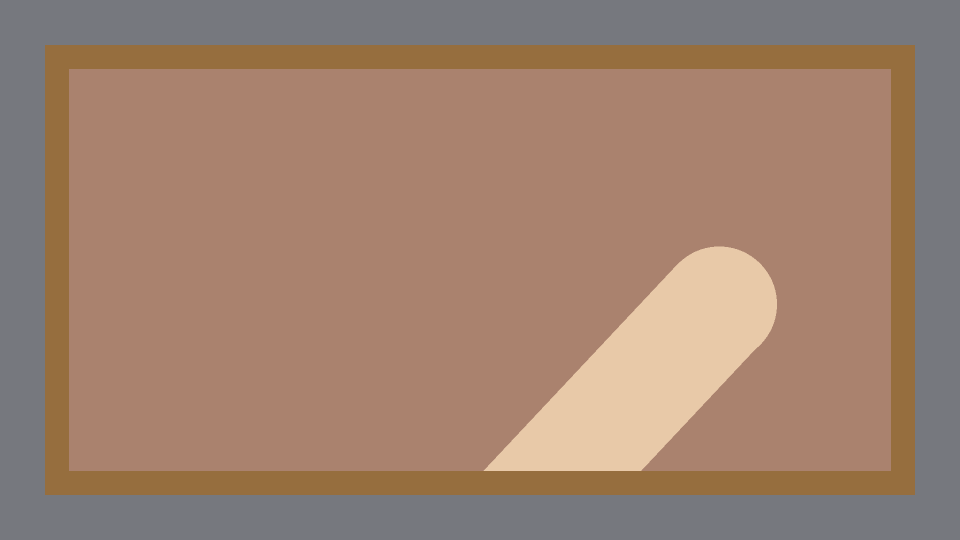
#> input picture verification/body-layout/clean/BDY-01.png, 1920 x 1080 px (shown at 1/2 size); its folder holds only this picture in this run
$ python body_step_scan.py
#> lines starting #> are read from the running program, lines starting #| are printed output that depends on the picture; after the words box and inside, x2 and y2 are one past the last pixel; in counts of white or black regions, pixels touching at a corner belong together
#!/usr/bin/env python3
"""体内 clean 画像の『段差』検査（報告用）。床の輪郭を多角形に近似し、短い水平/垂直の辺(8〜150px)の前後で
輪郭が逆向きに約90度ずつ曲がる Z 形の食い違い（= 帯の端の平らな切り口などが作る段差）を数える。
斜めの帯・丸い折れ点・丸い末端・T字の合流は Z 形にならない。端点が模型の縁(天面の外周)に触れる辺は除く（縁から入る帯の側面で、縁の切り口と接するだけの辺）。

実行: uv run --with opencv-python-headless --with numpy --with pillow python3 -I body_step_scan.py [clean画像のディレクトリ]
"""
import math
import sys
from pathlib import Path

import cv2
import numpy as np
from PIL import Image

MX0, MY0, MX1, MY1 = 138, 138, 1782, 942
FLOOR = (232, 201, 168)


def scan(path):
    a = np.array(Image.open(path).convert("RGB"))
#> a is the input picture: shape (1080, 1920, 3); mean R, G, B 158.7, 129.5, 111.8
    m = (a == np.array(FLOOR)).all(axis=2)[MY0:MY1, MX0:MX1].astype(np.uint8) * 255
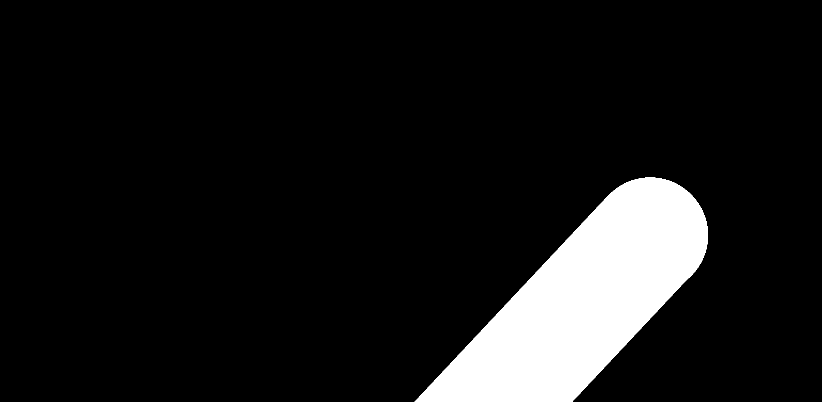
#> m: shape (804, 1644) (shown at 1/2 size); 9.6% white; 1 white region, box (x1, y1, x2, y2) and area: (829, 355, 1416, 804) 126308
    m = np.pad(m, 6)  # 縁で切れた床が閉じた輪郭になるよう外周に余白（床を縁の外へ伸ばさず、縁の辺は後で除く）
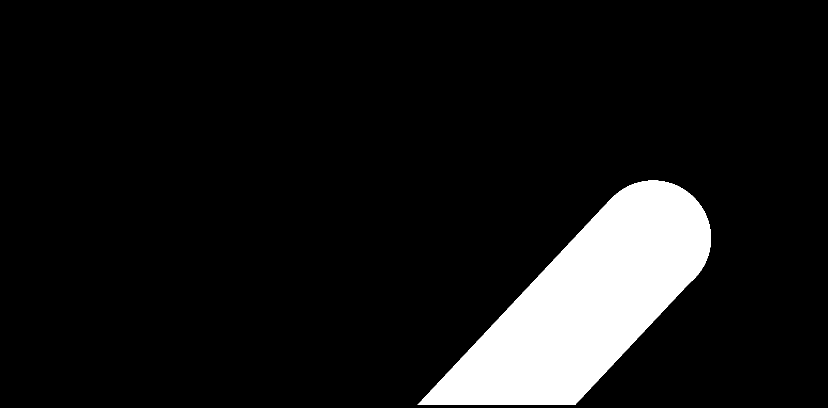
#> m: shape (816, 1656) (shown at 1/2 size); 9.3% white; 1 white region
    cs, _ = cv2.findContours(m, cv2.RETR_EXTERNAL, cv2.CHAIN_APPROX_NONE)
#> cs = 1 contour; box (x1, y1, x2, y2) and area: (835, 361, 1422, 810) 125653
    out = []
    for c in cs:
        poly = cv2.approxPolyDP(c, 2.0, True)[:, 0, :].astype(float) - 6
        n = len(poly)
        for i in range(n):
            p0, p1, p2, p3 = poly[(i - 1) % n], poly[i], poly[(i + 1) % n], poly[(i + 2) % n]
            e = p2 - p1
            L = math.hypot(*e)
            if not (8 <= L <= 150):
                continue
            ang = math.degrees(math.atan2(e[1], e[0])) % 180
            if min(ang, abs(ang - 90), abs(ang - 180)) > 2.0:
                continue
            if any(min(q[0], MX1 - MX0 - 1 - q[0], q[1], MY1 - MY0 - 1 - q[1]) <= 2 for q in (p1, p2)):
                continue
            def turn(u, v):
                return math.degrees(math.atan2(u[0] * v[1] - u[1] * v[0], u[0] * v[0] + u[1] * v[1]))
            t1, t2 = turn(p1 - p0, e), turn(e, p3 - p2)
            if t1 * t2 < 0 and abs(t1) >= 60 and abs(t2) >= 60:
                out.append((round(p1[0] + MX0), round(p1[1] + MY0), round(p2[0] + MX0), round(p2[1] + MY0), round(L)))
#> this loop made 1 pass
#> n on pass 1: 15
#> after the loop, out = []
    return out


def main():
    if len(sys.argv) > 1 and sys.argv[1] in ("-h", "--help"):
        print(__doc__)
        return
    d = Path(sys.argv[1]) if len(sys.argv) > 1 else Path(__file__).resolve().parents[4] / "verification/body-layout/clean"
    files = sorted(d.glob("BDY-*.png")) if d.is_dir() else []
    if not files:
        print(f"ERROR: {d} に BDY-*.png が無い（ディレクトリが不在・空・0件）", file=sys.stderr)
        sys.exit(1)
    tot = 0
    for f in files:
        r = scan(f)
#> r = []
        tot += len(r)
#> tot = 0
        print(f"{f.stem}: 段差 {len(r)} 件" + ("  " + "; ".join(f"({a},{b})-({c},{e}) {l}px" for a, b, c, e, l in r) if r else ""))
#| BDY-01: 段差 0 件
    print(f"合計 {tot} 件")
#| 合計 0 件


if __name__ == "__main__":
    main()

$ run again, on verification/body-layout/clean/BDY-05.png
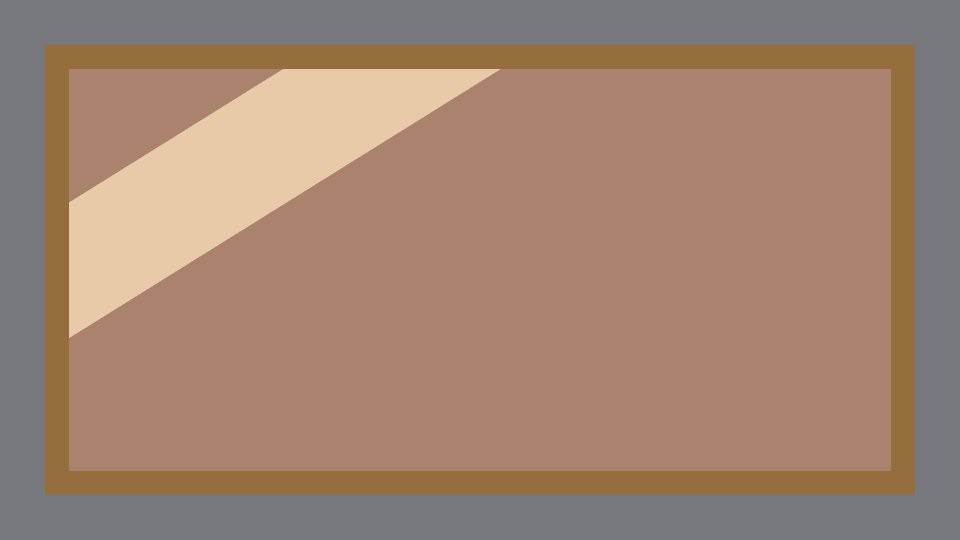
#> input picture verification/body-layout/clean/BDY-05.png, 1920 x 1080 px (shown at 1/2 size)
#> in scan, a is the input picture: shape (1080, 1920, 3); mean R, G, B 160.2, 131.2, 113.2
#> in scan, `m = (a == np.array(FLOOR)).all(axis=2)[MY0:MY1, MX0:MX1].astype(np.uin..`:
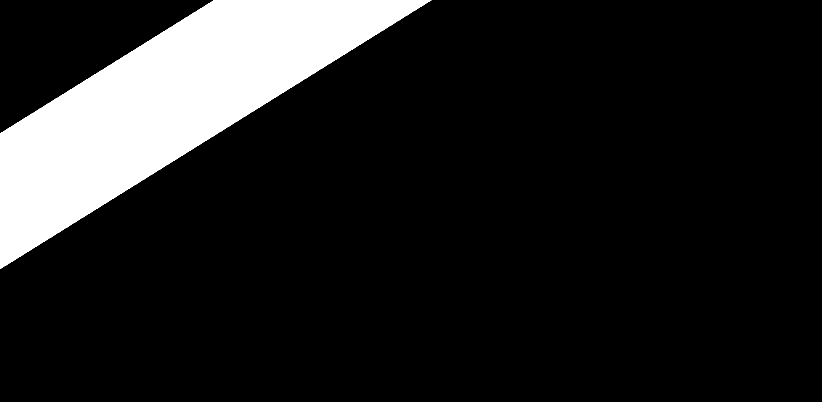
#> m: shape (804, 1644) (shown at 1/2 size); 13.3% white; 1 white region, box (x1, y1, x2, y2) and area: (0, 0, 863, 538) 175298
#> in scan, `m = np.pad(m, 6)`:
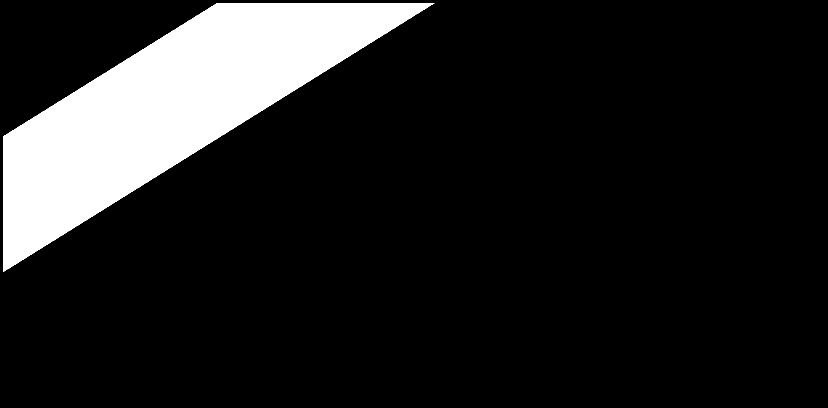
#> m: shape (816, 1656) (shown at 1/2 size); 13% white; 1 white region
#> cs = 1 contour; box (x1, y1, x2, y2) and area: (6, 6, 869, 544) 174300
#> the loop in scan, `for c in cs:` made 1 pass
#> (poly, n) on pass 1: ([[862, 0], [428, 0], [0, 267], [0, 537]], 4)
#> after the loop in scan, `for c in cs:`: out = []
#> tot = 0
#| BDY-05: 段差 0 件
#| 合計 0 件

$ run again, on verification/body-layout/clean/BDY-07.png
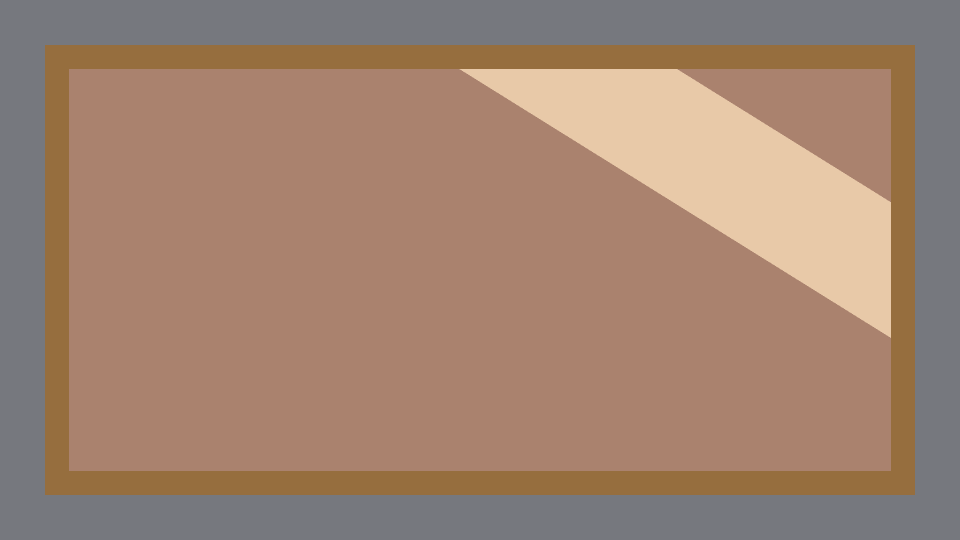
#> input picture verification/body-layout/clean/BDY-07.png, 1920 x 1080 px (shown at 1/2 size)
#> in scan, a is the input picture: shape (1080, 1920, 3); mean R, G, B 160.2, 131.2, 113.2
#> in scan, `m = (a == np.array(FLOOR)).all(axis=2)[MY0:MY1, MX0:MX1].astype(np.uin..`:
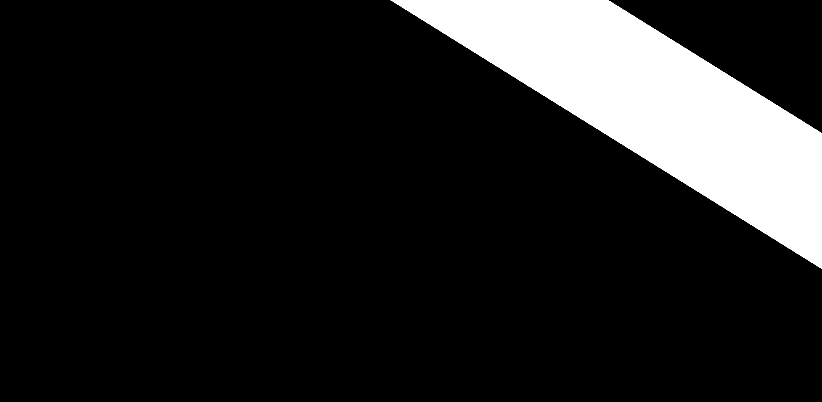
#> m: shape (804, 1644) (shown at 1/2 size); 13.3% white; 1 white region, box (x1, y1, x2, y2) and area: (781, 0, 1644, 538) 175183
#> in scan, `m = np.pad(m, 6)`:
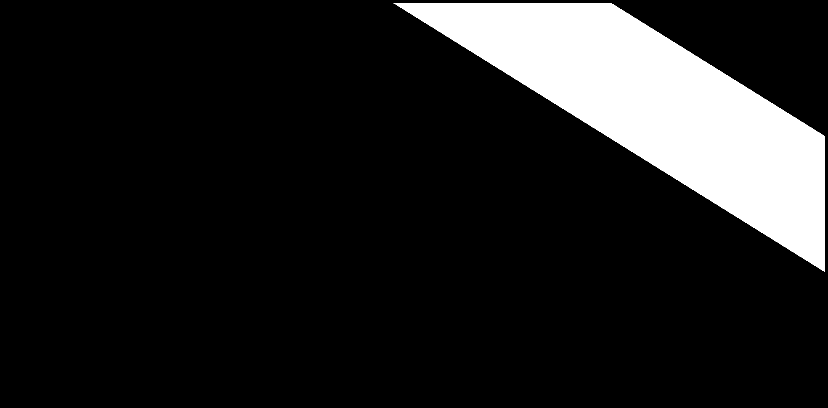
#> m: shape (816, 1656) (shown at 1/2 size); 13% white; 1 white region
#> cs = 1 contour; box (x1, y1, x2, y2) and area: (787, 6, 1650, 544) 174184
#> the loop in scan, `for c in cs:` made 1 pass
#> (poly, n) on pass 1: ([[781, 0], [1643, 537], [1643, 266], [1216, 0]], 4)
#> after the loop in scan, `for c in cs:`: out = []
#> tot = 0
#| BDY-07: 段差 0 件
#| 合計 0 件
